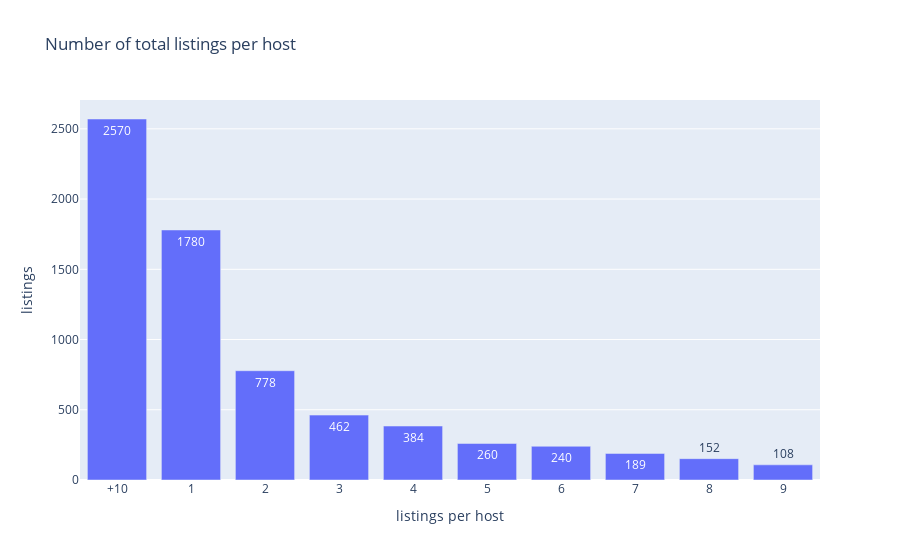

This figure's notebook cell:
### Code cell
fig = px.bar(listings_nr, x='nr_groups', y='nr_listings', title='Number of total listings per host', labels={'nr_groups':'listings per host', 'nr_listings':'listings'}, text_auto=True)
fig.show()

### Figure 1 — Plotly figure (JSON) as saved in the notebook; plotly's stock layout.template omitted (floating-point values rounded to 4 significant figures)
{"data": [{"alignmentgroup": "True", "hovertemplate": "listings per host=%{x}<br>listings=%{y}<extra></extra>", "legendgroup": "", "marker": {"color": "#636efa", "pattern": {"shape": ""}}, "name": "", "offsetgroup": "", "orientation": "v", "showlegend": false, "textposition": "auto", "texttemplate": "%{y}", "type": "bar", "x": ["+10", "1", "2", "3", "4", "5", "6", "7", "8", "9"], "xaxis": "x", "y": [2570, 1780, 778, 462, 384, 260, 240, 189, 152, 108], "yaxis": "y"}], "layout": {"barmode": "relative", "legend": {"tracegroupgap": 0}, "title": {"text": "Number of total listings per host"}, "xaxis": {"anchor": "y", "domain": [0, 1], "title": {"text": "listings per host"}}, "yaxis": {"anchor": "x", "domain": [0, 1], "title": {"text": "listings"}}}}
